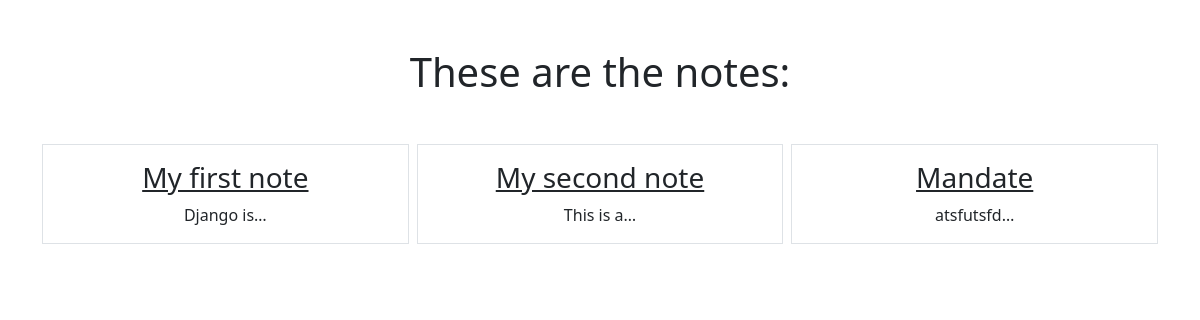
Before: /smart/notes/ with the older database file.
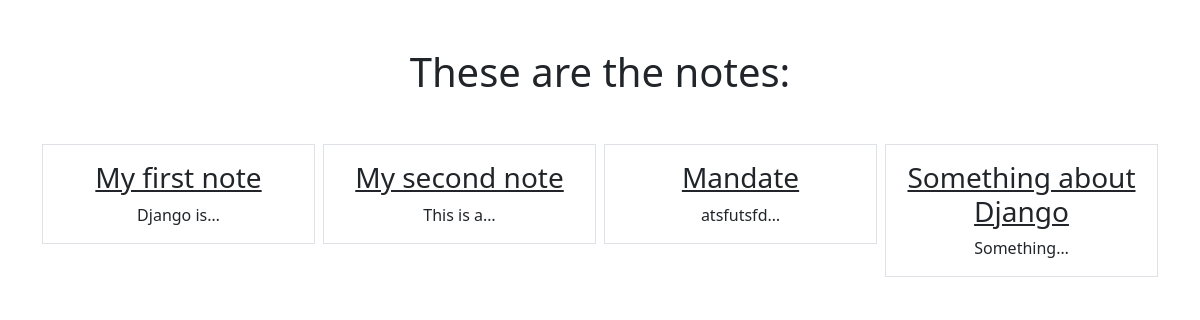
After: the same page with the newer database file.
### notes/models.py (models this page shows)
class Notes(models.Model):
    title = models.CharField(max_length=200)
    text = models.TextField()
    created = models.DateTimeField(auto_now_add=True)

### notes/views.py (the view)
# urls.py: path('notes/', views.NotesListView.as_view(), name="notes.list"),
class NotesListView(ListView):
    model = Notes
    context_object_name = "notes"
    template_name = "notes/notes_list.html"

### notes/templates/notes/notes_list.html
{% extends "base.html" %}
{% block content %}
    <h1 class="my-5">These are the notes: </h1>
    <div class="row row-cols3 g-2">
        {% for note in notes %}
        <div class="col">
            <div class="p-3 border">
                <a href="{% url 'notes.detail' pk=note.id %}" class="text-dark text-decoratioin-non">
                    <h3>{{note.title}}</h3>
                </a>
                {{note.text|truncatechars:10}}
            </div>
        </div>
        {% endfor %}
    </div>
{% endblock %}

Changed rows visible on the page:
added Notes: title "Something about Django", text "Something…"
